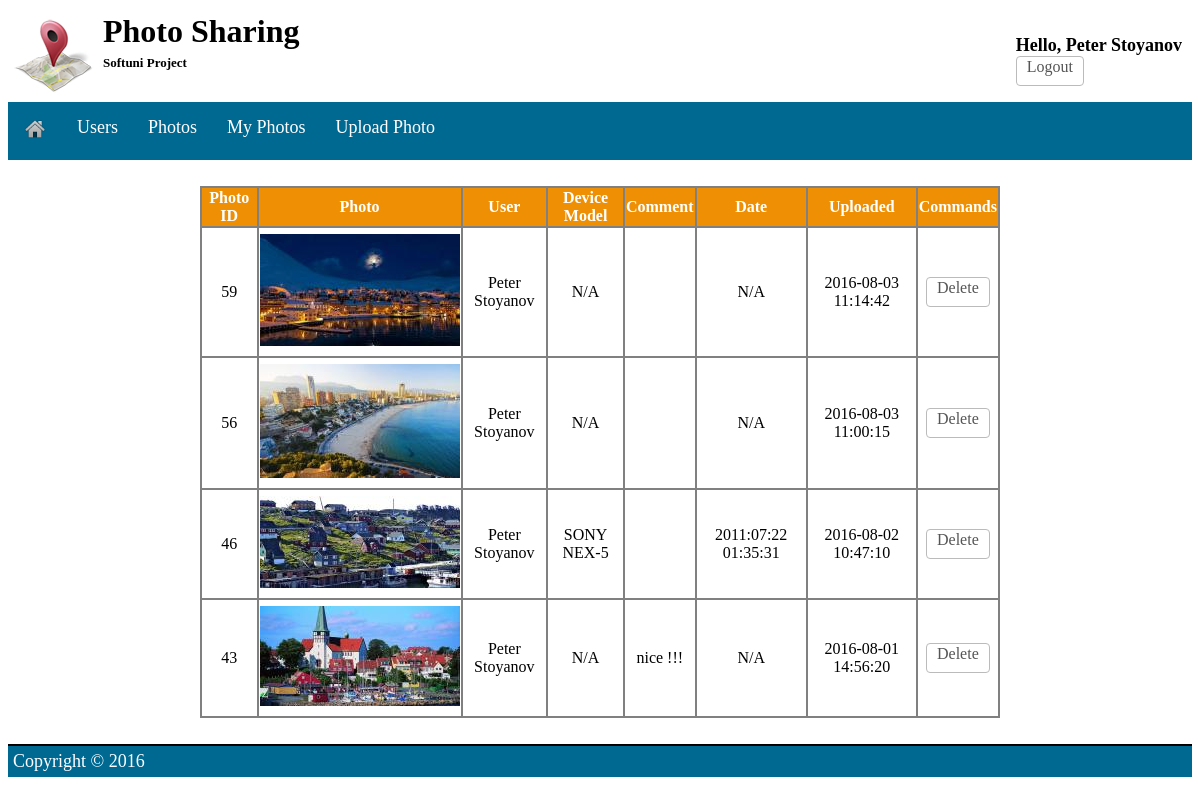
Page /?page=myphotos (signed in) on the committed database.
### tables this page shows
CREATE TABLE `photos` (
  `id` int(11) NOT NULL,
  `user_id` int(11) DEFAULT NULL,
  `upload_time` timestamp NOT NULL DEFAULT CURRENT_TIMESTAMP,
  `date` varchar(150) NOT NULL,
  `lat` double DEFAULT NULL,
  `long` double DEFAULT NULL,
  `comment` text,
  `filename` varchar(120) DEFAULT NULL,
  `device_model` varchar(200) NOT NULL
);

CREATE TABLE `users` (
  `id` int(11) NOT NULL,
  `username` varchar(50) DEFAULT NULL,
  `password` varchar(100) DEFAULT NULL,
  `fullname` varchar(50) DEFAULT NULL
);

### index.php (called while the page is built, shortened)
<?php
require_once 'view/layout.php';

### pages/myphotos.php (the view, shortened to what this page needs)
<?php
if ($_SESSION['user']) {
global $con;
if (isset($_GET['p'])) {
    $p = $_GET['p'];
} else {
    $p = 0;
}
$user_id = $_SESSION['user']['id'];
$start = $p * 5;
$result = mysqli_query($con, "SELECT photos.id, `lat`,`long`,`filename`,`comment`,`upload_time`,`date`,`device_model`,`fullname` as user_name FROM photos JOIN users ON photos.user_id = users.id WHERE users.id = $user_id ORDER BY `upload_time` DESC LIMIT $start, 5");
?>
<div class="row">
    <div class="border">
        <p>
        <table class="table" width='100%'>
            <tr>
                <th class="table">Photo ID</th>
                <th class="table">Photo</th>
                <th class="table">User</th>
                <th class="table">Device Model</th>
                <th class="table">Comment</th>
                <th class="table">Date</th>
                <th class="table">Uploaded</th>
                <th class="table">Commands</th>
            </tr>
            <?php
            while ($row = mysqli_fetch_array($result)) {
                $id = htmlspecialchars($row['id']);
                $username = htmlspecialchars($row['user_name']);
                $uploadTime = htmlspecialchars($row['upload_time']);
                $date = htmlspecialchars($row['date']);
                $comment = htmlspecialchars($row['comment']);
                $deviceModel = htmlspecialchars($row['device_model']);
                $filename = htmlspecialchars($row['filename']);
                echo "<tr>";
                echo "<td class=\"table\">$id</td>";
                echo "<td class=\"table\"><a href=\"?page=singlephoto&id=$id\"><img src='thumbs/$filename' style='margin: 5px auto'/></a></td>";
                echo "<td class=\"table\">$username</td>";
                echo "<td class=\"table\">$deviceModel</td>";
                echo "<td class=\"table\">$comment</td>";
                echo "<td class=\"table\">$date</td>";
                echo "<td class=\"table\">$uploadTime</td>";
                echo "<td class=\"table\"><a href='#' onclick=\"myFunction($id)\" class='btn'>Delete</a></td>";
                echo "</tr>";
            }
            ?>
        </table>
        </p>
        <?php
        } else {
            redirect("?page=notLoggedIn");
        }
        ?>
    </div>
</div>

### css/app.css (style rules this page uses)
.row { overflow: hidden; }
.btn { padding: 0px 10px; height: 26px; box-shadow: inset 1px 1px 0 rgba(255, 255, 255, 0.3); border-radius: 4px; zoom: 1; cursor: pointer; display: inline-block; outline: medium none !important; padding: 1px 10px; position: relative; text-align: center; text-decoration: none; border: 1px solid #BBBBBB; color: #555555; text-shadow: 0 2px 0 #FFFFFF; }

### css/login.css (style rules this page uses)
.border { text-align: center; color: #FFFFFF; padding: 10px; max-width: 800px; margin: 0px auto; border-radius: 8px; }
table { border-collapse: collapse; }
.table { border: 2px solid grey; }
th { background-color: #ee8f04; }
td { background-color: white; color: black; }

### rows in the picture
photos: id "59", filename (picture), user.fullname "Peter Stoyanov", device_model "N/A", date "N/A", upload_time "2016-08-03 11:14:42"
photos: id "56", filename (picture), user.fullname "Peter Stoyanov", device_model "N/A", date "N/A", upload_time "2016-08-03 11:00:15"
photos: id "46", filename (picture), user.fullname "Peter Stoyanov", device_model "SONY NEX-5", date "2011:07:22 01:35:31", upload_time "2016-08-02 10:47:10"
photos: id "43", filename (picture), user.fullname "Peter Stoyanov", device_model "N/A", comment "nice !!!", date "N/A", upload_time "2016-08-01 14:56:20"

### other values in the picture
$_SESSION['user']['fullname'] "Peter Stoyanov"
